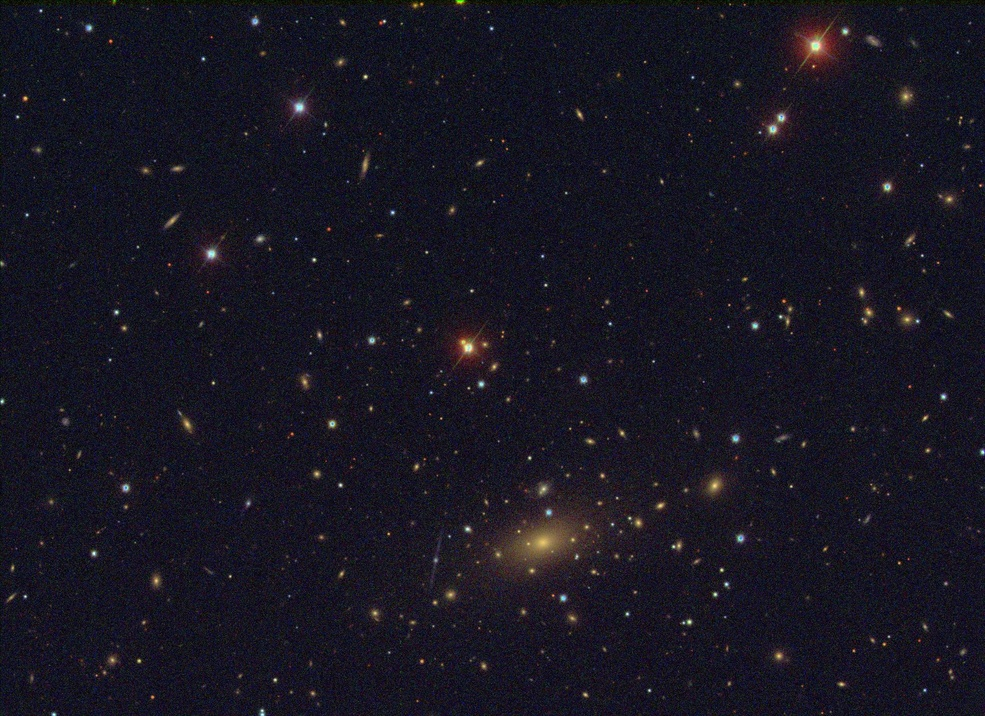
#> input picture 第19組_0320_practice/sky2.jpg, 985 x 716 px, shrunk from 2048 x 1489 before the run
$ python Practice_2.py
#> lines starting #> are read from the running program, lines starting #| are printed output that depends on the picture
#!/usr/bin/env python3
# -*- coding: utf-8 -*-
"""
Created on Tue Mar 20 12:51:35 2018

@author: shiweiqiang Econ4A Group19
"""
import os
import numpy as np
from PIL import Image
print("Practice 2")
im = np.array(Image.open("sky2.jpg"))
#> im is the input picture: shape (716, 985, 3); mean R, G, B 23.9, 22, 33.3
print(im.shape)
#| (716, 985, 3)
h,w,d =im.shape
#> h = 716; w = 985; d = 3
frame_shape = (30, im.shape[0], im.shape[1], im.shape[2])
#> frame_shape = (30, 716, 985, 3)
frames = np.zeros(shape=frame_shape, dtype = np.uint8)
#new_img = np.zeros((im.shape[0], im.shape[1], im.shape[2]), dtype = np.uint8)
"""
for i in range(len(frames)):
    temp = im
    offset = i*50
    #swap array
    for j in range(1489):
        if(j < offset):
            temp[j] = im[1489-offset+j]
        else:
            temp[j] = im[j-offset]

    frames[i] = temp
"""
"""
for i in range(29):
    save = frames[i][h-50:][:]
    new_img[50:][:] = frames[i][:h-50][:]
    new_img[:50][:] = save
    frames[i+1] = new_img
"""


if not os.path.isdir("sky/"):
    os.makedirs("sky/")

frames = im
for i in range(30):
    frames = np.roll(frames,50,axis = 0)
    img = Image.fromarray(frames)
    fname = "sky/"+str(i+1)+".jpg"
    img.save(fname)
#> this loop made 30 passes
#> pass 1, `frames = np.roll(frames,50,axis = 0)`:
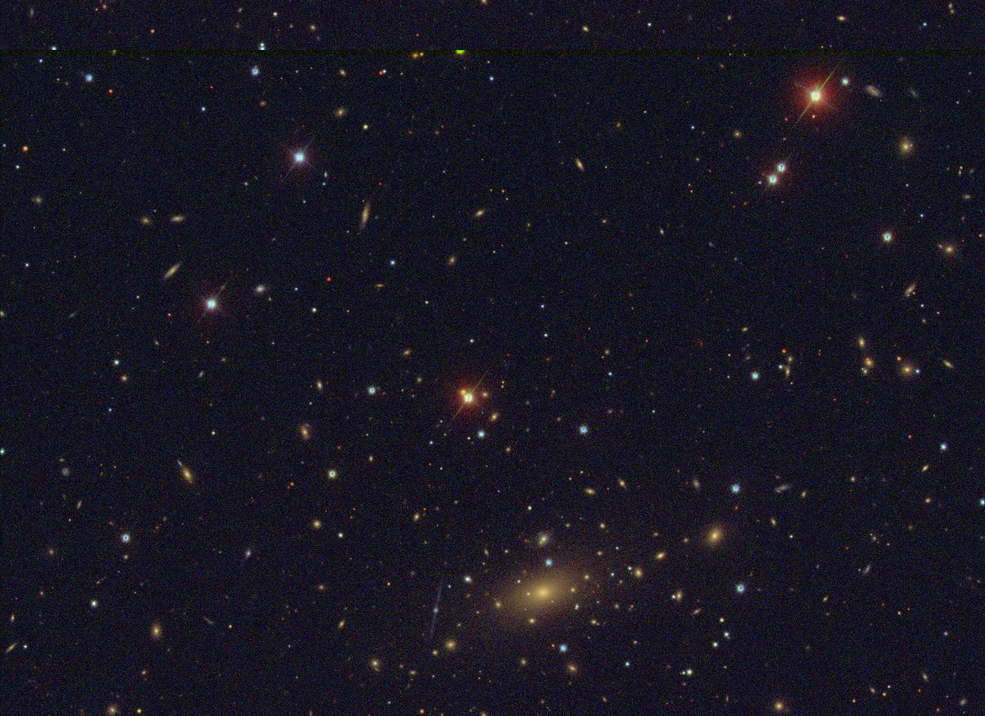
#> frames: shape (716, 985, 3); mean R, G, B 23.9, 22, 33.3
#> pass 2, `frames = np.roll(frames,50,axis = 0)`:
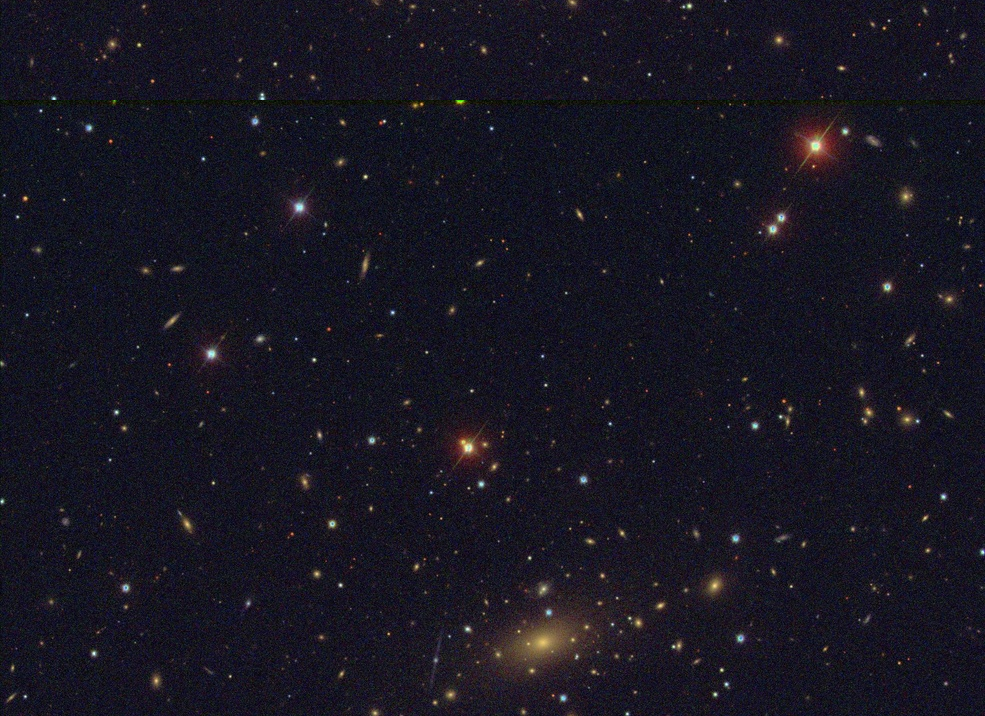
#> frames: shape (716, 985, 3); mean R, G, B 23.9, 22, 33.3
#> pass 3, `frames = np.roll(frames,50,axis = 0)`:
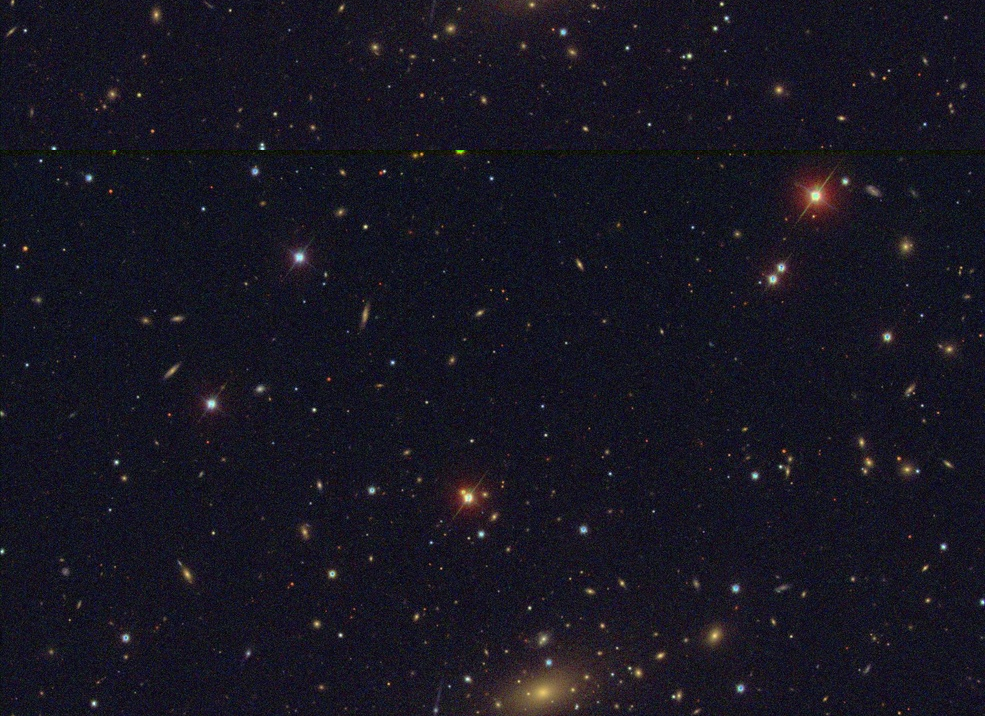
#> frames: shape (716, 985, 3); mean R, G, B 23.9, 22, 33.3
#> after the loop:
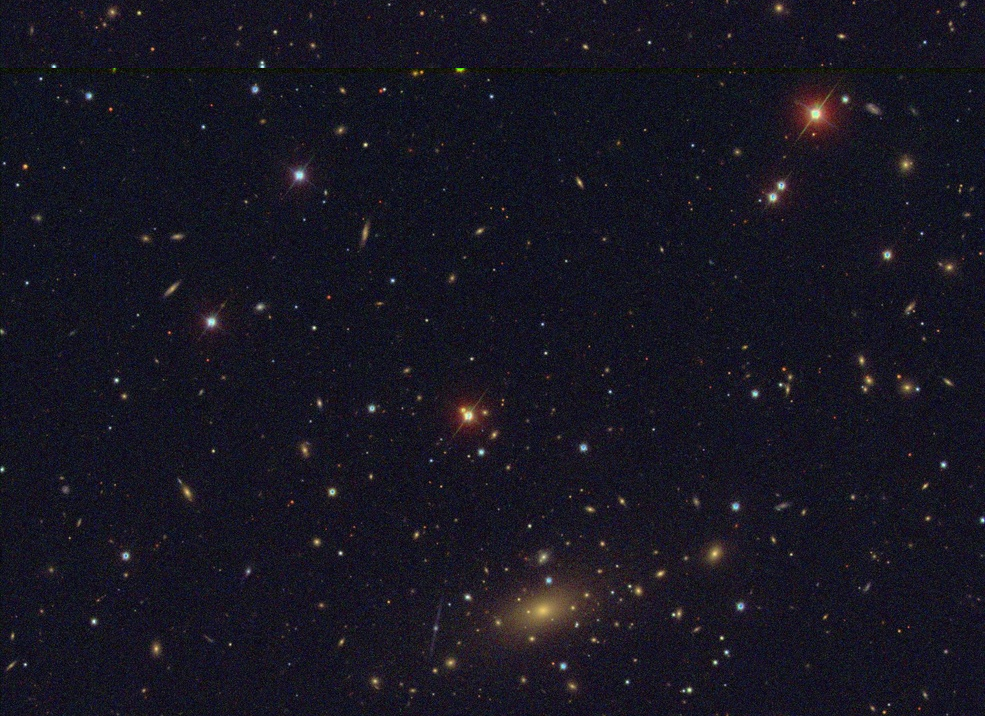
#> frames: shape (716, 985, 3); mean R, G, B 23.9, 22, 33.3
